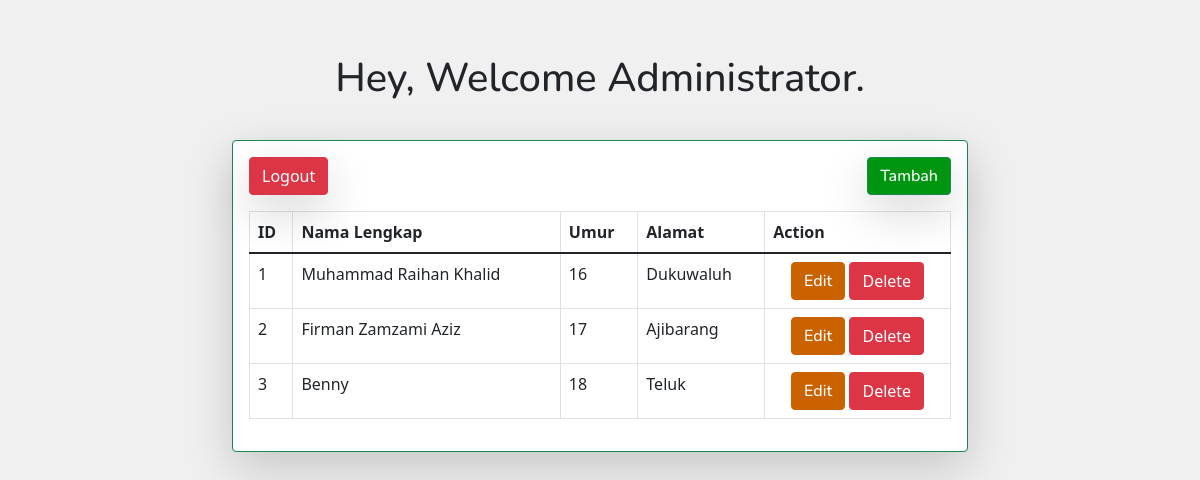
Screenshot of /home.php (signed in) with the database file from the repository.
### tables this page shows
CREATE TABLE `dataorang` (
  `id` int(11) NOT NULL AUTO_INCREMENT,
  `namalengkap` varchar(255) NOT NULL,
  `umur` varchar(255) NOT NULL,
  `alamat` varchar(255) NOT NULL,
  PRIMARY KEY (`id`)
);

### home.php (the view, shortened to what this page needs)
<?php
include "koneksi.php";
?>
<!DOCTYPE html>
<html lang="en">
<head>
    <link rel="stylesheet" href="assets/css/bootstrap.min.css" />
</head>
<body>
    <div class="container">
        <div class="row justify-content-center">
            <div class="col-lg-8 mt-3">
                <h1 class="text-center welcome card-title mt-5 mb-5">Hey, Welcome <?= $_SESSION['fullname'] ?>.</h1>
                <div class="card shadow-lg rounded border-success">
                    <div class="card-body">
                        <a href="logout.php" class="btn btn-danger logout shadow-lg" type="button">Logout</a>
                        <a href="" class="mb-3 btn btn-success tambah shadow-lg" type="button" data-bs-toggle="modal" data-bs-target="#tambahModal">Tambah</a>
                        <table class="table table-bordered">
                            <thead>
                                <tr>
                                    <th>ID</th>
                                    <th>Nama Lengkap</th>
                                    <th>Umur</th>
                                    <th>Alamat</th>
                                    <th>Action</th>
                                </tr>
                            </thead>
                            <tbody>
                                <?php
                                $query = mysqli_query($conn, "SELECT * FROM dataorang");
                                $no = 1;
                                while ($row = mysqli_fetch_array($query)) {
                                ?>
                                    <tr>
                                        <td><?= $no; ?></td>
                                        <td><?= $row['namalengkap'] ?></td>
                                        <td><?= $row['umur'] ?></td>
                                        <td><?= $row['alamat'] ?></td>
                                        <td>
                                            <div class="text-center">
                                                <a href="#editModal" type="button" data-bs-toggle="modal" data-id="<?= $row['id'] ?>" class="btn btn-success edit">Edit</a>
                                                <a href="hapus.php?id=<?= $row['id'] ?>" class="btn btn-danger deleteBtn">Delete</a>
                                            </div>
                                        </td>
                                    </tr>
                                <?php $no++;
                                } ?>
                            </tbody>
                        </table>
                    </div>
                </div>
            </div>
        </div>
    </div>
</body>
</html>

### home.php (style rules this page uses)
body { background-color: #F0F0F0; }
.welcome { font-family: 'Nunito'; font-style: normal; font-weight: 500; line-height: 28px; }
.logout { float: left; }
.tambah { float: right; background-color: #00AA13; }
.edit { background-color: #CA6200 !important; border-color: #CA6200; }
.btn-success { background-color: #009511; font-family: 'Nunito'; font-style: normal; font-weight: 500; }

### rows the page displays
dataorang: namalengkap "Muhammad Raihan Khalid", umur "16", alamat "Dukuwaluh"
dataorang: namalengkap "Firman Zamzami Aziz", umur "17", alamat "Ajibarang"
dataorang: namalengkap "Benny", umur "18", alamat "Teluk"

### other values shown
$_SESSION['fullname'] "Administrator"
